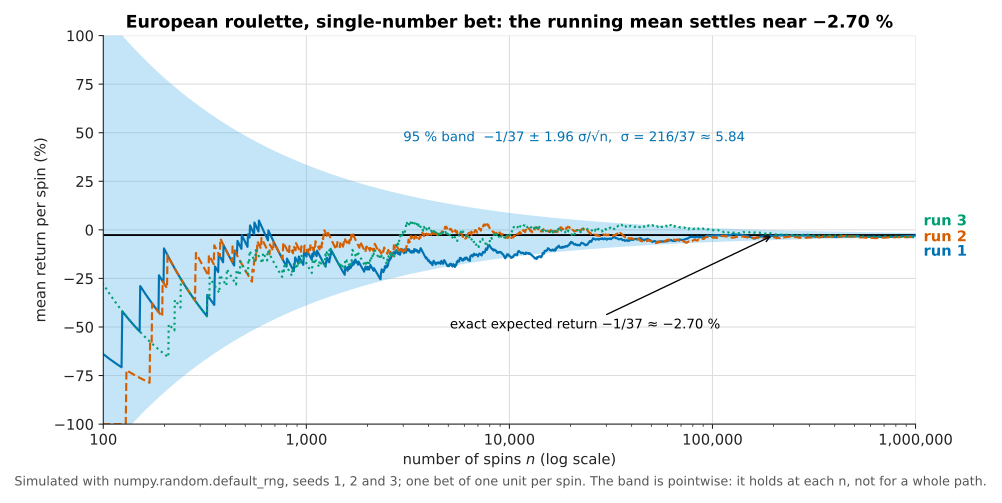

This chart was generated by the following Python code:
"""In-section figure for the MIT 6.0002 Lecture 6 article (Monte Carlo simulation).

Running mean return per spin of a single-number bet on a European wheel (37 pockets,
payout 35:1), three seeded runs of one million spins, against the exact expected
return -1/37 and the band -1/37 +/- 1.96 sigma/sqrt(n), with sigma = 216/37.
Run: python3 -I monte-carlo-roulette-convergence.py
"""
import os
import sys

import numpy as np

sys.path.insert(0, os.path.expanduser("~/.claude/skills/create-plot"))
import plotstyle as ps  # noqa: E402

MU = -1 / 37            # exact expected return per spin (European wheel)
SIGMA = 216 / 37        # exact standard deviation of one spin's return
N = 1_000_000

ps.apply()
fig, ax = ps.figure(height_px=480)

n = np.arange(1, N + 1)
idx = np.unique(np.geomspace(1, N, 3000).astype(int)) - 1   # thin the path: 3,000 log-spaced points
ns = n[idx]
band = 1.96 * SIGMA / np.sqrt(ns)
ax.fill_between(ns, 100 * (MU - band), 100 * (MU + band), color=ps.color("sky"), alpha=0.35, lw=0)
ax.axhline(100 * MU, color=ps.color("black"), lw=1.4)

for i, seed in enumerate((1, 2, 3)):
    rng = np.random.default_rng(seed)
    win = rng.integers(0, 37, size=N) == 0          # the bet pocket comes up
    ret = np.where(win, 35.0, -1.0)
    running = 100 * np.cumsum(ret) / n
    c, ls, _ = ps.style(i)
    ax.plot(ns, running[idx], color=c, linestyle=ls, lw=1.6)
    ps.label_end(ax, N, running[-1], f"run {i + 1}", c, dx=6, dy=(-12, 0, 12)[i])

ax.set(xscale="log", xlim=(100, N), ylim=(-100, 100),
       xlabel="number of spins $n$ (log scale)",
       ylabel="mean return per spin (%)",
       title="European roulette, single-number bet: the running mean settles near −2.70 %")
from matplotlib.ticker import FuncFormatter
ax.xaxis.set_major_formatter(FuncFormatter(lambda v, _: f"{v:,.0f}"))
ax.annotate("exact expected return −1/37 ≈ −2.70 %", (200000, 100 * MU), xytext=(-40, -70),
            textcoords="offset points", fontsize=10, color=ps.color("black"), ha="right",
            arrowprops=dict(arrowstyle="->", color=ps.color("black"), lw=1))
ax.annotate("95 % band  −1/37 ± 1.96 σ/√n,  σ = 216/37 ≈ 5.84", (3000, 100 * (MU + 1.96 * SIGMA / np.sqrt(3000))),
            xytext=(0, 40), textcoords="offset points", fontsize=10, color=ps.color("blue"))
ps.caption(fig, "Simulated with numpy.random.default_rng, seeds 1, 2 and 3; one bet of one unit per spin. The band is pointwise: it holds at each n, not for a whole path.")
ps.save(fig, __file__)
